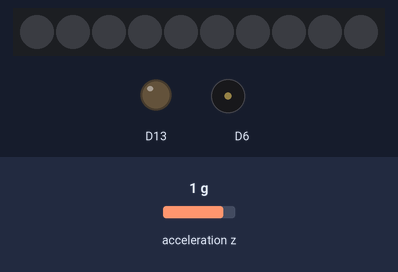
A sketch run on a simulated Adafruit Circuit Playground Express. Parts: 10 RGB LEDs in strip order, left to right, output pins drawn as LEDs (lit = HIGH), buzzer (waves = sounding). The inputs (shaded band) are chosen by the test bench; at power-on: acceleration z 1 g.

Above: at 1.2 s.
1.3 s: acceleration z set to 0.1 g
2.8 s: acceleration z set to -0.2 g
At 3.3 s:
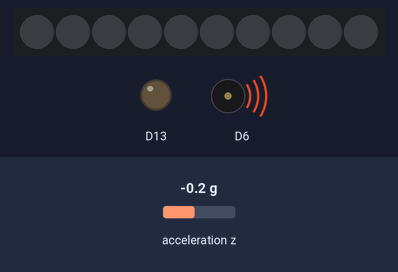
5.2 s: acceleration z set to 0 g
6.7 s: acceleration z set to -1.4 g
At 6.85 s:
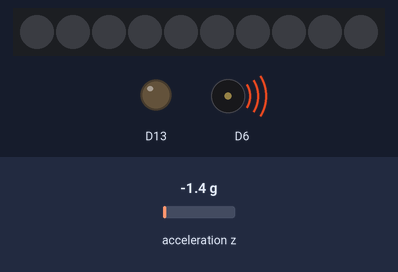
Timing chart, 0 to 10.1 s (numbered marks = the images above; inputs shaded):
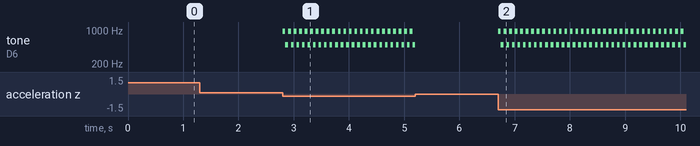

Measured:
- the behaviour switches between 0 and -0.1 g on acceleration z (found by bisection; images 0 and 1)
- after the input at 1.3 s, every drawn part: stays the same
- after the input at 2.8 s, tone on D6: alternates 950 Hz for 0.05 s and 500 Hz for 0.05 s, starting at once
- after the input at 6.7 s, tone on D6: alternates 950 Hz for 0.05 s and 500 Hz for 0.05 s, starting at once

The sketch:

1_Conditionals.ino
```cpp
//Upside down or not? Capsize detector?

#include <Adafruit_CircuitPlayground.h>

void setup() {
  CircuitPlayground.begin();
}

void loop() {
  float Z = CircuitPlayground.motionZ() / 9.81;

  if (Z < 0) {
    CircuitPlayground.playTone(950, 50);
    CircuitPlayground.playTone(500, 50);
  }
}
```
